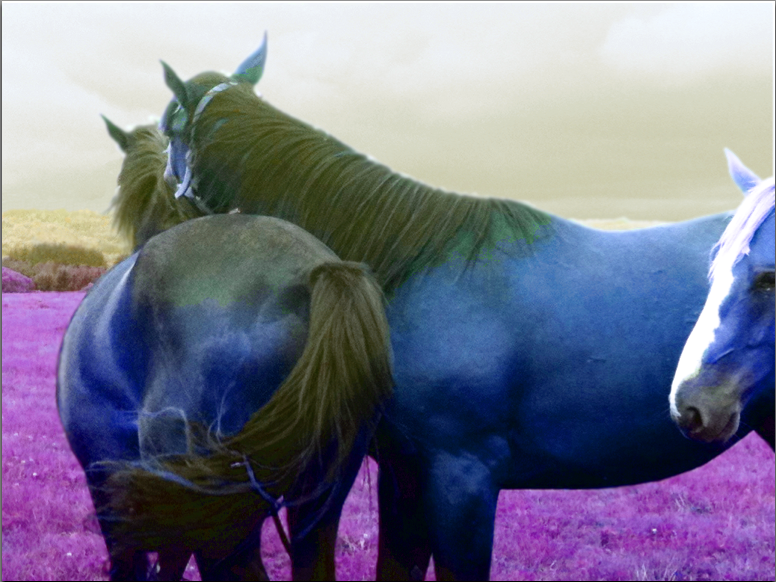
//> input picture 2-base/control/horse-hsv.png, 776 x 582 px
$ ./eq-histogram horse-hsv.png   (built with g++ and OpenCV 4)
//> lines starting //> are read from the running program, lines starting //| are printed output that depends on the picture
#include <iostream>
#include <cstdlib>

#include <opencv2/opencv.hpp>
#include <fstream>

using namespace cv;
using namespace std;

void
process(const char* imsname)
{
//> called with imsname = "horse-hsv.png"
  //Check the existence of the file, if the file doesn't exist the programme stop
  fstream infile(imsname);
  if (infile.good() == false){
    cerr<<"The file doesn't exist. Check the location of the file\n"<<endl;
    exit(EXIT_FAILURE);
  }
  cout<< "\n############### exercice : eq-histogram ##############\n"<<endl;
  //Read the image load
  Mat ims = imread(imsname,0);
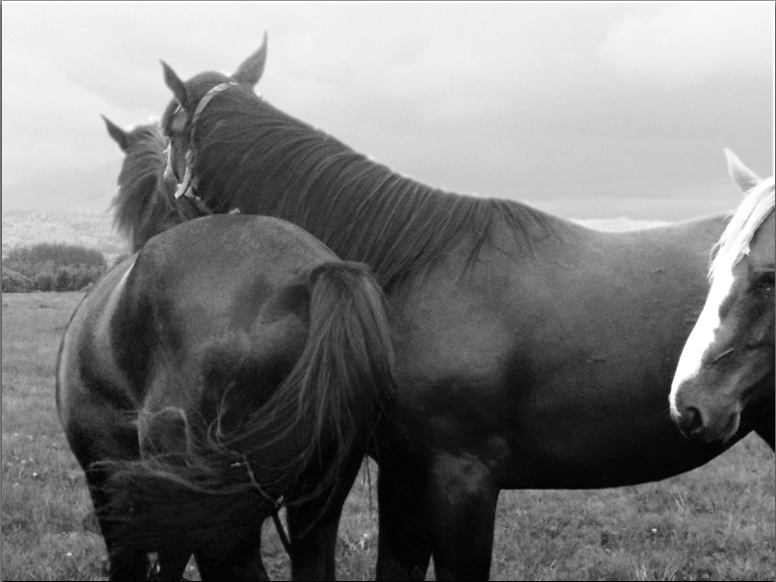
//> ims: 582 rows x 776 cols, CV_8UC1; min 1, max 255, mean 120.3
  Size s = ims.size();
//> s = Size(776, 582)
  int M = s.height;
//> M = 582
  int N = s.width;
//> N = 776

  //Calcul the histogram
  vector<int> ims_histogram = vector<int>(256);
  int k;
  for(int i=0;i<M;i++){
    for(int j=0;j<N;j++){
      k = ims.at<uchar>(i,j);
      ims_histogram.at(k) +=1;
    }
  }
//> this loop made 582 passes
//> k on passes 1 to 3: 146, 144, 140
//> after the loop, k = 96; ims_histogram = 256 values, max 8215 at index 238, min 0 at index 0, mean 1764.2
  //Calcul the histogram cumule
  vector<int> ims_histogram_cm = vector<int>(256);
  for(int k=0;k<(int)ims_histogram_cm.size();k++){
    for(int l=0;l<=k; l++){
      ims_histogram_cm.at(k) += ims_histogram.at(l);
    }
  }
//> after the loop, ims_histogram_cm = 256 values from 0 to 451632

  //Make test with 255 and it's work
  int Imax = 255;
  //Re calculate by hand the image
  //with the cumulate normalized histogram method
  int k_2;
  Mat imd_eq(s, CV_8UC1);
  for(int i=0;i<M;i++){
    for(int j=0;j<N;j++){
      k_2=ims.at<uchar>(i,j);
      imd_eq.at<uchar>(i,j)= Imax*ims_histogram_cm.at(k_2)/(M*N);
    }
  }
//> this loop made 582 passes
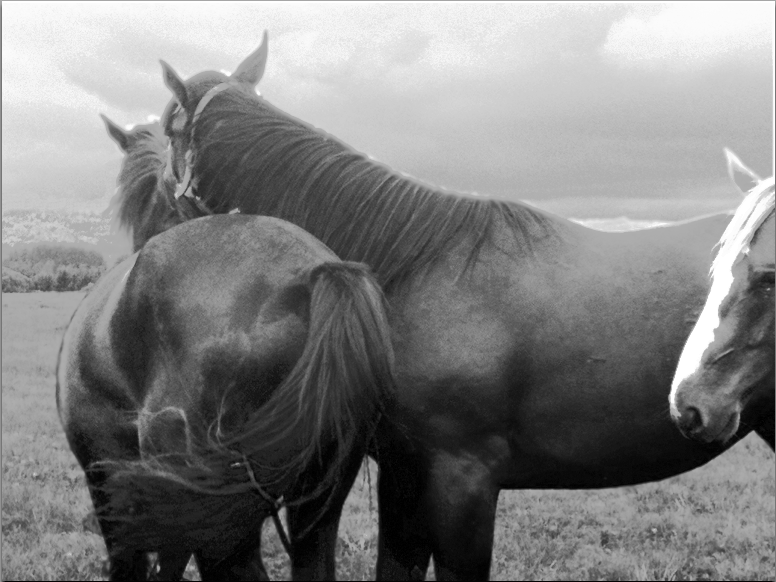
//> imd_eq: 582 rows x 776 cols, CV_8UC1; min 0, max 255, mean 127.8
//> after the loop, k_2 = 96
  imwrite("eq.png",imd_eq);

  //Get an modified image
  //with the cumulate normalized histogram method of opencv
  Mat imd_eq_ocv(ims.size(), CV_8UC1);
  equalizeHist(ims, imd_eq_ocv);
  imwrite("eq-ocv.png", imd_eq_ocv);

  //Make diffenrence between the 2 method
  Mat diff_eg_h;
  diff_eg_h = imd_eq_ocv-imd_eq;
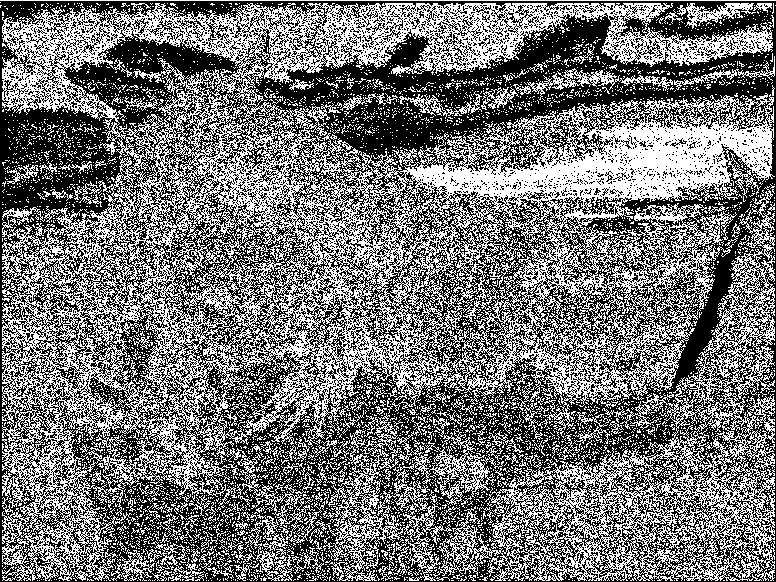
//> diff_eg_h: 582 rows x 776 cols, CV_8UC1; values 0 (black) and 1 (white), 46% white in thin lines or dots
  imwrite("diff.png",diff_eg_h);

  waitKey(0);

}

void
usage (const char *s)
{
  std::cerr<<"Usage: "<<s<<" imsname imdname\n"<<std::endl;
  exit(EXIT_FAILURE);
}

#define param 1
int
main( int argc, char* argv[] )
{
  if(argc != (param+1))
    usage(argv[0]);
  process(argv[1]);
  return EXIT_SUCCESS;
}
